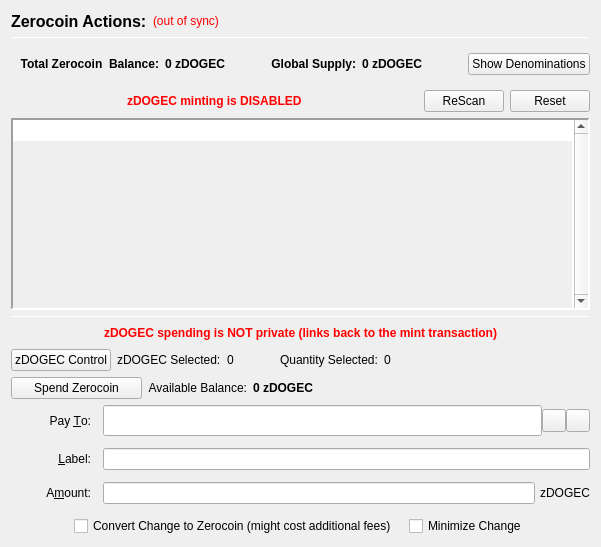
                  <widget class="QFrame" name="verticalFrameLeft">
                   <layout class="QVBoxLayout" name="verticalLayout_2">
                    <item>
                     <layout class="QVBoxLayout" name="verticalLayout_3">
                      <item>
                       <layout class="QHBoxLayout" name="horizontalLayout_3">
                        <item>
                         <widget class="QLabel" name="labelzDOGECActions">
                          <property name="font">
                           <font>
                            <pointsize>12</pointsize>
                            <weight>75</weight>
                            <bold>true</bold>
                           </font>
                          </property>
                          <property name="text">
                           <string>Zerocoin Actions:</string>
                          </property>
                          <property name="alignment">
                           <set>Qt::AlignLeading|Qt::AlignLeft|Qt::AlignVCenter</set>
                          </property>
                         </widget>
                        </item>
                        <item>
                         <widget class="QLabel" name="labelzDOGECSyncStatus">
                          <property name="toolTip">
                           <string>The displayed information may be out of date. Your wallet automatically synchronizes with the PIVX network after a connection is established, but this process has not completed yet.</string>
                          </property>
                          <property name="styleSheet">
                           <string notr="true">QLabel { color: red; }</string>
                          </property>
                          <property name="text">
                           <string notr="true">(out of sync)</string>
                          </property>
                          <property name="alignment">
                           <set>Qt::AlignLeading|Qt::AlignLeft|Qt::AlignVCenter</set>
                          </property>
                         </widget>
                        </item>
                        <item>
                         <spacer name="horizontalSpacer">
                          <property name="orientation">
                           <enum>Qt::Horizontal</enum>
                          </property>
                          <property name="sizeHint" stdset="0">
                           <size>
                            <width>40</width>
                            <height>20</height>
                           </size>
                          </property>
                         </spacer>
                        </item>
                       </layout>
                      </item>
                      <item>
                       <widget class="Line" name="lineUpperLeft">
                        <property name="minimumSize">
                         <size>
                          <width>0</width>
                          <height>1</height>
                         </size>
                        </property>
                        <property name="maximumSize">
                         <size>
                          <width>16777215</width>
                          <height>1</height>
                         </size>
                        </property>
                        <property name="frameShadow">
                         <enum>QFrame::Sunken</enum>
                        </property>
                        <property name="orientation">
                         <enum>Qt::Horizontal</enum>
                        </property>
                       </widget>
                      </item>
                      <item>
                       <widget class="QFrame" name="balanceSupplyFrame">
                        <layout class="QHBoxLayout" name="horizontalLayout_2" stretch="0,0,0,1,0">
                         <property name="rightMargin">
                          <number>0</number>
                         </property>
                         <item>
                          <layout class="QHBoxLayout" name="horizontalLayout_34">
                           <item>
                            <widget class="QLabel" name="labelzAvailableText_3">
                             <property name="font">
                              <font>
                               <weight>75</weight>
                               <bold>true</bold>
                              </font>
                             </property>
                             <property name="toolTip">
                              <string>Total Balance including unconfirmed and immature zDOGEC</string>
                             </property>
                             <property name="text">
                              <string>Total Zerocoin  Balance:</string>
                             </property>
                             <property name="alignment">
                              <set>Qt::AlignRight|Qt::AlignTrailing|Qt::AlignVCenter</set>
                             </property>
                            </widget>
                           </item>
                           <item>
                            <widget class="QLabel" name="labelzAvailableAmount_4">
                             <property name="minimumSize">
                              <size>
                               <width>40</width>
                               <height>0</height>
                              </size>
                             </property>
                             <property name="font">
                              <font>
                               <weight>75</weight>
                               <bold>true</bold>
                              </font>
                             </property>
                             <property name="toolTip">
                              <string>Total Balance including unconfirmed and immature zDOGEC</string>
                             </property>
                             <property name="text">
                              <string>0 zDOGEC</string>
                             </property>
                             <property name="alignment">
                              <set>Qt::AlignLeading|Qt::AlignLeft|Qt::AlignVCenter</set>
                             </property>
                            </widget>
                           </item>
                          </layout>
                         </item>
                         <item>
                          <spacer name="horizontalSpacer_32">
                           <property name="orientation">
                            <enum>Qt::Horizontal</enum>
                           </property>
                           <property name="sizeHint" stdset="0">
                            <size>
                             <width>40</width>
                             <height>20</height>
                            </size>
                           </property>
                          </spacer>
                         </item>
                         <item>
                          <layout class="QHBoxLayout" name="horizontalLayout_35">
                           <item>
                            <widget class="QLabel" name="labelZsupplyText_2">
                             <property name="font">
                              <font>
                               <weight>75</weight>
                               <bold>true</bold>
                              </font>
                             </property>
                             <property name="text">
                              <string>Global Supply:</string>
                             </property>
                             <property name="alignment">
                              <set>Qt::AlignRight|Qt::AlignTrailing|Qt::AlignVCenter</set>
                             </property>
                            </widget>
                           </item>
                           <item>
                            <widget class="QLabel" name="labelZsupplyAmount_2">
                             <property name="font">
                              <font>
                               <weight>75</weight>
                               <bold>true</bold>
                              </font>
                             </property>
                             <property name="text">
                              <string>0 zDOGEC</string>
                             </property>
                            </widget>
                           </item>
                          </layout>
                         </item>
                         <item>
                          <spacer name="horizontalSpacer_31">
                           <property name="orientation">
                            <enum>Qt::Horizontal</enum>
                           </property>
                           <property name="sizeHint" stdset="0">
                            <size>
                             <width>40</width>
                             <height>20</height>
                            </size>
                           </property>
                          </spacer>
                         </item>
                         <item>
                          <widget class="QPushButton" name="pushButtonShowDenoms">
                           <property name="toolTip">
                            <string>Show zDOGEC denominations list</string>
                           </property>
                           <property name="text">
                            <string>Show Denominations</string>
                           </property>
                          </widget>
                         </item>
                        </layout>
                       </widget>
                      </item>
                      <item>
                       <layout class="QHBoxLayout" name="horizontalLayout_4">
                        <item>
                         <spacer name="horizontalSpacer_2">
                          <property name="orientation">
                           <enum>Qt::Horizontal</enum>
                          </property>
                          <property name="sizeHint" stdset="0">
                           <size>
                            <width>40</width>
                            <height>20</height>
                           </size>
                          </property>
                         </spacer>
                        </item>
                        <item>
                         <widget class="QLabel" name="label">
                          <property name="styleSheet">
                           <string notr="true">color: red;
font-weight: bold;</string>
                          </property>
                          <property name="text">
                           <string>zDOGEC minting is DISABLED</string>
                          </property>
                         </widget>
                        </item>
                        <item>
                         <spacer name="horizontalSpacer_3">
                          <property name="orientation">
                           <enum>Qt::Horizontal</enum>
                          </property>
                          <property name="sizeHint" stdset="0">
                           <size>
                            <width>40</width>
                            <height>20</height>
                           </size>
                          </property>
                         </spacer>
                        </item>
                        <item>
                         <widget class="QPushButton" name="pushButtonMintReset">
                          <property name="maximumSize">
                           <size>
                            <width>80</width>
                            <height>16777215</height>
                           </size>
                          </property>
                          <property name="toolTip">
                           <string>Rescan the complete blockchain for  Zerocoin mints and their meta-data.</string>
                          </property>
                          <property name="text">
                           <string>ReScan</string>
                          </property>
                         </widget>
                        </item>
                        <item>
                         <widget class="QPushButton" name="pushButtonSpentReset">
                          <property name="maximumSize">
                           <size>
                            <width>80</width>
                            <height>16777215</height>
                           </size>
                          </property>
                          <property name="toolTip">
                           <string>Reset Zerocoin Wallet DB. Deletes transactions that did not make it into the blockchain.</string>
                          </property>
                          <property name="text">
                           <string>Reset</string>
                          </property>
                         </widget>
                        </item>
                       </layout>
                      </item>
                      <item>
                       <widget class="QPlainTextEdit" name="TEMintStatus">
                        <property name="font">
                         <font>
                          <pointsize>8</pointsize>
                         </font>
                        </property>
                        <property name="toolTip">
                         <string>Status and/or Mesages from the last Mint Action.</string>
                        </property>
                        <property name="frameShape">
                         <enum>QFrame::Panel</enum>
                        </property>
                        <property name="frameShadow">
                         <enum>QFrame::Sunken</enum>
                        </property>
                        <property name="lineWidth">
                         <number>2</number>
                        </property>
                        <property name="midLineWidth">
                         <number>2</number>
                        </property>
                        <property name="verticalScrollBarPolicy">
                         <enum>Qt::ScrollBarAlwaysOn</enum>
                        </property>
                        <property name="horizontalScrollBarPolicy">
                         <enum>Qt::ScrollBarAlwaysOff</enum>
                        </property>
                        <property name="readOnly">
                         <bool>true</bool>
                        </property>
                        <property name="plainText">
                         <string notr="true"/>
                        </property>
                        <property name="backgroundVisible">
                         <bool>true</bool>
                        </property>
                       </widget>
                      </item>
                      <item>
                       <widget class="Line" name="line">
                        <property name="minimumSize">
                         <size>
                          <width>0</width>
                          <height>1</height>
                         </size>
                        </property>
                        <property name="maximumSize">
                         <size>
                          <width>16777215</width>
                          <height>1</height>
                         </size>
                        </property>
                        <property name="orientation">
                         <enum>Qt::Horizontal</enum>
                        </property>
                       </widget>
                      </item>
                      <item>
                       <layout class="QHBoxLayout" name="horizontalLayout_7">
                        <item>
                         <spacer name="horizontalSpacer_18">
                          <property name="orientation">
                           <enum>Qt::Horizontal</enum>
                          </property>
                          <property name="sizeHint" stdset="0">
                           <size>
                            <width>40</width>
                            <height>20</height>
                           </size>
                          </property>
                         </spacer>
                        </item>
                        <item>
                         <widget class="QLabel" name="label_2">
                          <property name="styleSheet">
                           <string notr="true">color: red;
font-weight: bold;</string>
                          </property>
                          <property name="text">
                           <string>zDOGEC spending is NOT private (links back to the mint transaction)</string>
                          </property>
                         </widget>
                        </item>
                        <item>
                         <spacer name="horizontalSpacer_30">
                          <property name="orientation">
                           <enum>Qt::Horizontal</enum>
                          </property>
                          <property name="sizeHint" stdset="0">
                           <size>
                            <width>40</width>
                            <height>20</height>
                           </size>
                          </property>
                         </spacer>
                        </item>
                       </layout>
                      </item>
                      <item>
                       <layout class="QHBoxLayout" name="horizontalLayout_24">
                        <property name="leftMargin">
                         <number>0</number>
                        </property>
                        <property name="bottomMargin">
                         <number>0</number>
                        </property>
                        <item>
                         <widget class="QPushButton" name="pushButtonZPivControl">
                          <property name="text">
                           <string>zDOGEC Control</string>
                          </property>
                         </widget>
                        </item>
                        <item>
                         <widget class="QLabel" name="labelzPivSelected">
                          <property name="text">
                           <string>zDOGEC Selected:</string>
                          </property>
                         </widget>
                        </item>
                        <item>
                         <widget class="QLabel" name="labelzPivSelected_int">
                          <property name="text">
                           <string>0</string>
                          </property>
                         </widget>
                        </item>
                        <item>
                         <spacer name="horizontalSpacer_17">
                          <property name="orientation">
                           <enum>Qt::Horizontal</enum>
                          </property>
                          <property name="sizeType">
                           <enum>QSizePolicy::Fixed</enum>
                          </property>
                          <property name="sizeHint" stdset="0">
                           <size>
                            <width>40</width>
                            <height>20</height>
                           </size>
                          </property>
                         </spacer>
                        </item>
                        <item>
                         <widget class="QLabel" name="labelQuantitySelected">
                          <property name="text">
                           <string>Quantity Selected:</string>
                          </property>
                         </widget>
                        </item>
                        <item>
                         <widget class="QLabel" name="labelQuantitySelected_int">
                          <property name="text">
                           <string>0</string>
                          </property>
                         </widget>
                        </item>
                        <item>
                         <spacer name="horizontalSpacer_19">
                          <property name="orientation">
                           <enum>Qt::Horizontal</enum>
                          </property>
                          <property name="sizeHint" stdset="0">
                           <size>
                            <width>40</width>
                            <height>20</height>
                           </size>
                          </property>
                         </spacer>
                        </item>
                       </layout>
                      </item>
                      <item>
                       <layout class="QHBoxLayout" name="horizontalLayout_6">
                        <item>
                         <widget class="QPushButton" name="pushButtonSpendzDOGEC">
                          <property name="minimumSize">
                           <size>
                            <width>131</width>
                            <height>0</height>
                           </size>
                          </property>
                          <property name="toolTip">
                           <string>Spend Zerocoin. Without 'Pay To:' address creates payments to yourself.</string>
                          </property>
                          <property name="text">
                           <string>Spend Zerocoin</string>
                          </property>
                         </widget>
                        </item>
                        <item>
                         <widget class="QLabel" name="labelzDOGECBalanceText">
                          <property name="toolTip">
                           <string>Available (mature and spendable) zDOGEC for spending</string>
                          </property>
                          <property name="text">
                           <string>Available Balance:</string>
                          </property>
                          <property name="alignment">
                           <set>Qt::AlignRight|Qt::AlignTrailing|Qt::AlignVCenter</set>
                          </property>
                         </widget>
                        </item>
                        <item>
                         <widget class="QLabel" name="labelzAvailableAmount_2">
                          <property name="font">
                           <font>
                            <weight>75</weight>
                            <bold>true</bold>
                           </font>
                          </property>
                          <property name="toolTip">
                           <string>Available (mature and spendable) zDOGEC for spending

zDOGEC are mature when they have more than 20 confirmations AND more than 2 mints of the same denomination after them were minted</string>
                          </property>
                          <property name="text">
                           <string>0 zDOGEC</string>
                          </property>
                          <property name="alignment">
                           <set>Qt::AlignLeading|Qt::AlignLeft|Qt::AlignVCenter</set>
                          </property>
                         </widget>
                        </item>
                        <item>
                         <spacer name="horizontalSpacer_4">
                          <property name="orientation">
                           <enum>Qt::Horizontal</enum>
                          </property>
                          <property name="sizeHint" stdset="0">
                           <size>
                            <width>40</width>
                            <height>20</height>
                           </size>
                          </property>
                         </spacer>
                        </item>
                       </layout>
                      </item>
                      <item>
                       <layout class="QGridLayout" name="gridLayout_7">
                        <property name="spacing">
                         <number>12</number>
                        </property>
                        <item row="0" column="0">
                         <widget class="QLabel" name="payToLabel">
                          <property name="minimumSize">
                           <size>
                            <width>80</width>
                            <height>0</height>
                           </size>
                          </property>
                          <property name="text">
                           <string>Pay &amp;To:</string>
                          </property>
                          <property name="alignment">
                           <set>Qt::AlignRight|Qt::AlignTrailing|Qt::AlignVCenter</set>
                          </property>
                          <property name="buddy">
                           <cstring>payTo</cstring>
                          </property>
                         </widget>
                        </item>
                        <item row="0" column="1">
                         <layout class="QHBoxLayout" name="payToLayout">
                          <property name="spacing">
                           <number>0</number>
                          </property>
                          <item>
                           <widget class="QValidatedLineEdit" name="payTo">
                            <property name="enabled">
                             <bool>true</bool>
                            </property>
                            <property name="minimumSize">
                             <size>
                              <width>0</width>
                              <height>31</height>
                             </size>
                            </property>
                            <property name="toolTip">
                             <string>The DogeCash address to send the payment to. Creates local payment to yourself when empty.</string>
                            </property>
                           </widget>
                          </item>
                          <item>
                           <widget class="QToolButton" name="addressBookButton">
                            <property name="toolTip">
                             <string>Choose previously used address</string>
                            </property>
                            <property name="text">
                             <string/>
                            </property>
                            <property name="icon">
                             <iconset resource="../dogecash.qrc">
                              <normaloff>:/icons/address-book</normaloff>:/icons/address-book</iconset>
                            </property>
                            <property name="shortcut">
                             <string>Alt+A</string>
                            </property>
                           </widget>
                          </item>
                          <item>
                           <widget class="QToolButton" name="pasteButton">
                            <property name="toolTip">
                             <string>Paste address from clipboard</string>
                            </property>
                            <property name="text">
                             <string/>
                            </property>
                            <property name="icon">
                             <iconset resource="../dogecash.qrc">
                              <normaloff>:/icons/editpaste</normaloff>:/icons/editpaste</iconset>
                            </property>
                            <property name="shortcut">
                             <string>Alt+P</string>
                            </property>
                           </widget>
                          </item>
                         </layout>
                        </item>
                        <item row="1" column="0">
                         <widget class="QLabel" name="labelLabel">
                          <property name="minimumSize">
                           <size>
                            <width>80</width>
                            <height>0</height>
                           </size>
                          </property>
                          <property name="text">
                           <string>&amp;Label:</string>
                          </property>
                          <property name="alignment">
                           <set>Qt::AlignRight|Qt::AlignTrailing|Qt::AlignVCenter</set>
                          </property>
                          <property name="buddy">
                           <cstring>addAsLabel</cstring>
                          </property>
                         </widget>
                        </item>
                        <item row="1" column="1">
                         <widget class="QLineEdit" name="addAsLabel">
                          <property name="toolTip">
                           <string>Enter a label for this address to add it to the list of used addresses</string>
                          </property>
                         </widget>
                        </item>
                        <item row="2" column="0">
                         <widget class="QLabel" name="amountLabel">
                          <property name="minimumSize">
                           <size>
                            <width>80</width>
                            <height>0</height>
                           </size>
                          </property>
                          <property name="text">
                           <string>A&amp;mount:</string>
                          </property>
                          <property name="alignment">
                           <set>Qt::AlignRight|Qt::AlignTrailing|Qt::AlignVCenter</set>
                          </property>
                          <property name="buddy">
                           <cstring>zDOGECpayAmount</cstring>
                          </property>
                         </widget>
                        </item>
                        <item row="2" column="1">
                         <layout class="QHBoxLayout" name="horizontalLayout_9">
                          <property name="spacing">
                           <number>0</number>
                          </property>
                          <item>
                           <widget class="QLineEdit" name="zDOGECpayAmount"/>
                          </item>
                          <item>
                           <widget class="QLabel" name="labelzDOGEC">
                            <property name="minimumSize">
                             <size>
                              <width>55</width>
                              <height>0</height>
                             </size>
                            </property>
                            <property name="text">
                             <string>zDOGEC</string>
                            </property>
                            <property name="alignment">
                             <set>Qt::AlignRight|Qt::AlignTrailing|Qt::AlignVCenter</set>
                            </property>
                           </widget>
                          </item>
                         </layout>
                        </item>
                        <item row="3" column="0" colspan="2">
                         <layout class="QHBoxLayout" name="horizontalLayout_10">
                          <item>
                           <spacer name="horizontalSpacer_5">
                            <property name="orientation">
                             <enum>Qt::Horizontal</enum>
                            </property>
                            <property name="sizeHint" stdset="0">
                             <size>
                              <width>40</width>
                              <height>20</height>
                             </size>
                            </property>
                           </spacer>
                          </item>
                          <item>
                           <widget class="QCheckBox" name="checkBoxMintChange">
                            <property name="sizePolicy">
                             <sizepolicy hsizetype="MinimumExpanding" vsizetype="Fixed">
                              <horstretch>0</horstretch>
                              <verstretch>0</verstretch>
                             </sizepolicy>
                            </property>
                            <property name="layoutDirection">
                             <enum>Qt::LeftToRight</enum>
                            </property>
                            <property name="text">
                             <string>Convert Change to Zerocoin (might cost additional fees)</string>
                            </property>
                           </widget>
                          </item>
                          <item>
                           <widget class="QCheckBox" name="checkBoxMinimizeChange">
                            <property name="toolTip">
                             <string>If checked, the wallet tries to minimize the returning change instead of minimizing the number of spent denominations.</string>
                            </property>
                            <property name="text">
                             <string>Minimize Change</string>
                            </property>
                           </widget>
                          </item>
                          <item>
                           <spacer name="horizontalSpacer_6">
                            <property name="orientation">
                             <enum>Qt::Horizontal</enum>
                            </property>
                            <property name="sizeHint" stdset="0">
                             <size>
                              <width>40</width>
                              <height>20</height>
                             </size>
                            </property>
                           </spacer>
                          </item>
                         </layout>
                        </item>
                       </layout>
                      </item>
                     </layout>
                    </item>
                   </layout>
                  </widget>
